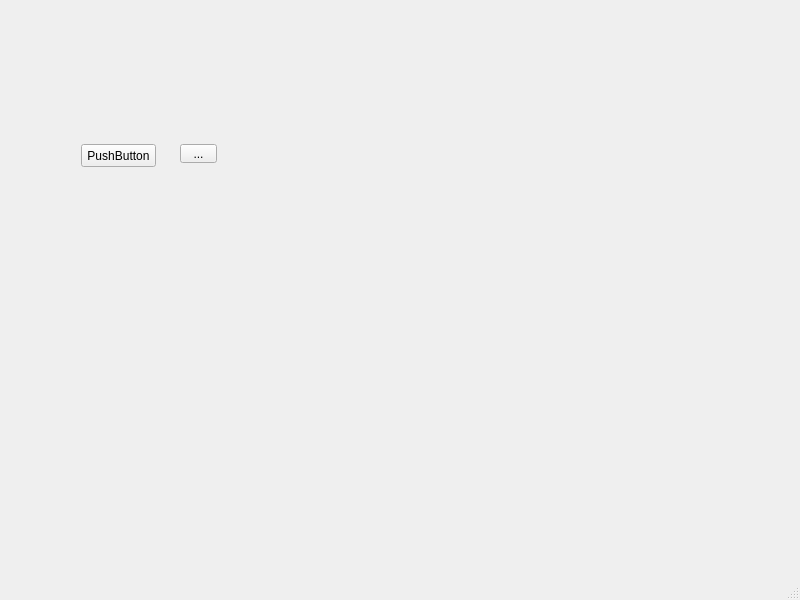
<?xml version="1.0" encoding="UTF-8"?>
<ui version="4.0">
 <class>MainWindow</class>
 <widget class="QMainWindow" name="MainWindow">
  <property name="geometry">
   <rect>
    <x>0</x>
    <y>0</y>
    <width>800</width>
    <height>600</height>
   </rect>
  </property>
  <property name="windowTitle">
   <string>MainWindow</string>
  </property>
  <widget class="QWidget" name="centralwidget">
   <widget class="QPushButton" name="pushButton">
    <property name="geometry">
     <rect>
      <x>81</x>
      <y>144</y>
      <width>75</width>
      <height>23</height>
     </rect>
    </property>
    <property name="text">
     <string>PushButton</string>
    </property>
   </widget>
   <widget class="QToolButton" name="toolButton">
    <property name="geometry">
     <rect>
      <x>180</x>
      <y>144</y>
      <width>37</width>
      <height>19</height>
     </rect>
    </property>
    <property name="text">
     <string>...</string>
    </property>
   </widget>
  </widget>
  <widget class="QMenuBar" name="menubar">
   <property name="geometry">
    <rect>
     <x>0</x>
     <y>0</y>
     <width>800</width>
     <height>22</height>
    </rect>
   </property>
  </widget>
  <widget class="QStatusBar" name="statusbar"/>
 </widget>
 <resources/>
 <connections/>
</ui>
